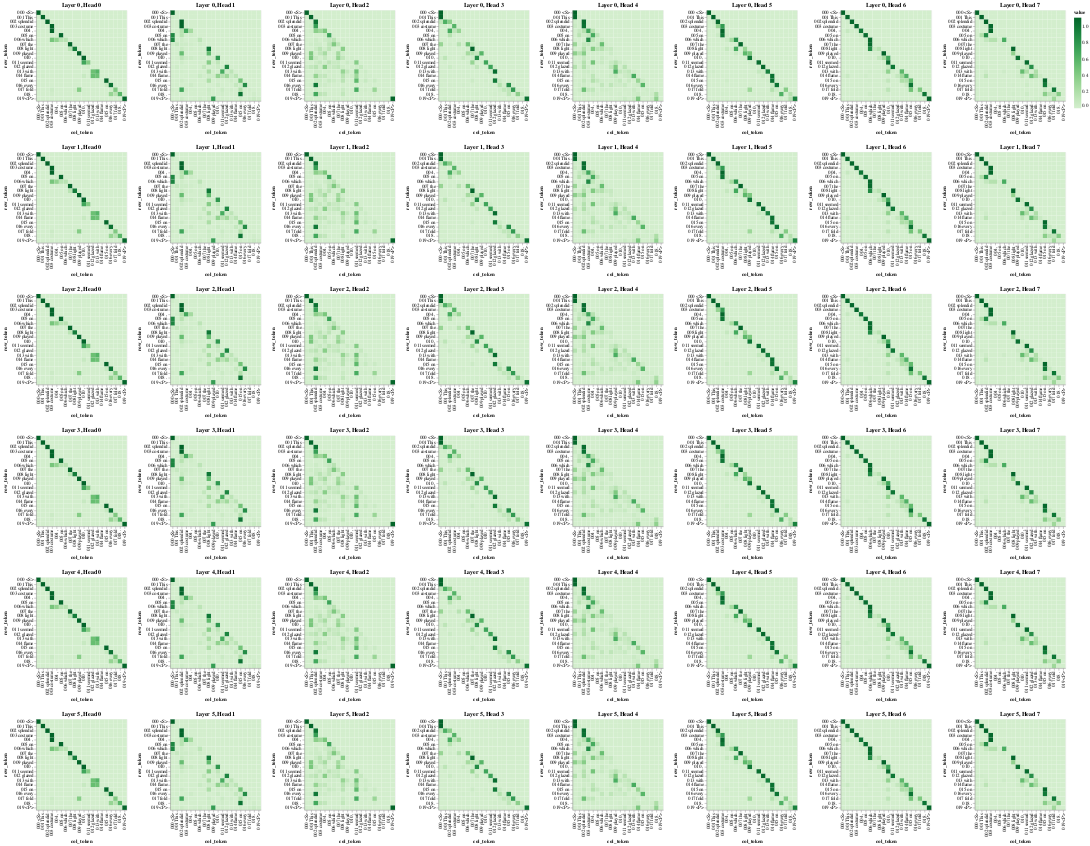

Write notebook code for a chart like this one.
### Code cell
# Self-Attention-Decoder
get_all_attention_maps("decoder", number_layer, number_heads, decoder_input_tokens, decoder_input_tokens, min(20, sentence_len))

### Figure 1 — Vega-Lite specification as saved in the notebook (floating-point values rounded to 4 significant figures; data arrays with more than 128 entries replaced by an {"elided": "..."} marker saying what was removed)
{"config": {"view": {"continuousWidth": 300, "continuousHeight": 300}}, "vconcat": [{"hconcat": [{"data": {"name": "data-bc176633948b38982fbc1cc033f36106"}, "mark": {"type": "rect"}, "encoding": {"color": {"field": "value", "scale": {"scheme": "greens"}, "type": "quantitative"}, "tooltip": [{"field": "row", "type": "quantitative"}, {"field": "column", "type": "quantitative"}, {"field": "value", "type": "quantitative"}, {"field": "row_token", "type": "nominal"}, {"field": "col_token", "type": "nominal"}], "x": {"field": "col_token", "type": "nominal"}, "y": {"field": "row_token", "type": "nominal"}}, "height": 200, "title": "Layer 0, Head 0", "width": 200}, {"data": {"name": "data-2cf313d9c26f68b121834370d420babb"}, "mark": {"type": "rect"}, "encoding": {"color": {"field": "value", "scale": {"scheme": "greens"}, "type": "quantitative"}, "tooltip": [{"field": "row", "type": "quantitative"}, {"field": "column", "type": "quantitative"}, {"field": "value", "type": "quantitative"}, {"field": "row_token", "type": "nominal"}, {"field": "col_token", "type": "nominal"}], "x": {"field": "col_token", "type": "nominal"}, "y": {"field": "row_token", "type": "nominal"}}, "height": 200, "title": "Layer 0, Head 1", "width": 200}, {"data": {"name": "data-5e30f229cb543344ccf3f33b7d2bc769"}, "mark": {"type": "rect"}, "encoding": {"color": {"field": "value", "scale": {"scheme": "greens"}, "type": "quantitative"}, "tooltip": [{"field": "row", "type": "quantitative"}, {"field": "column", "type": "quantitative"}, {"field": "value", "type": "quantitative"}, {"field": "row_token", "type": "nominal"}, {"field": "col_token", "type": "nominal"}], "x": {"field": "col_token", "type": "nominal"}, "y": {"field": "row_token", "type": "nominal"}}, "height": 200, "title": "Layer 0, Head 2", "width": 200}, {"data": {"name": "data-297577c32e9846549dc1bfd7dc7a63de"}, "mark": {"type": "rect"}, "encoding": {"color": {"field": "value", "scale": {"scheme": "greens"}, "type": "quantitative"}, "tooltip": [{"field": "row", "type": "quantitative"}, {"field": "column", "type": "quantitative"}, {"field": "value", "type": "quantitative"}, {"field": "row_token", "type": "nominal"}, {"field": "col_token", "type": "nominal"}], "x": {"field": "col_token", "type": "nominal"}, "y": {"field": "row_token", "type": "nominal"}}, "height": 200, "title": "Layer 0, Head 3", "width": 200}, {"data": {"name": "data-2452396f5d8721decbc341d93fd03d6b"}, "mark": {"type": "rect"}, "encoding": {"color": {"field": "value", "scale": {"scheme": "greens"}, "type": "quantitative"}, "tooltip": [{"field": "row", "type": "quantitative"}, {"field": "column", "type": "quantitative"}, {"field": "value", "type": "quantitative"}, {"field": "row_token", "type": "nominal"}, {"field": "col_token", "type": "nominal"}], "x": {"field": "col_token", "type": "nominal"}, "y": {"field": "row_token", "type": "nominal"}}, "height": 200, "title": "Layer 0, Head 4", "width": 200}, {"data": {"name": "data-a0c0ed35ab510d9443d81befc08bb9f5"}, "mark": {"type": "rect"}, "encoding": {"color": {"field": "value", "scale": {"scheme": "greens"}, "type": "quantitative"}, "tooltip": [{"field": "row", "type": "quantitative"}, {"field": "column", "type": "quantitative"}, {"field": "value", "type": "quantitative"}, {"field": "row_token", "type": "nominal"}, {"field": "col_token", "type": "nominal"}], "x": {"field": "col_token", "type": "nominal"}, "y": {"field": "row_token", "type": "nominal"}}, "height": 200, "title": "Layer 0, Head 5", "width": 200}, {"data": {"name": "data-a204755ff85c59d4d03e7709e92b9596"}, "mark": {"type": "rect"}, "encoding": {"color": {"field": "value", "scale": {"scheme": "greens"}, "type": "quantitative"}, "tooltip": [{"field": "row", "type": "quantitative"}, {"field": "column", "type": "quantitative"}, {"field": "value", "type": "quantitative"}, {"field": "row_token", "type": "nominal"}, {"field": "col_token", "type": "nominal"}], "x": {"field": "col_token", "type": "nominal"}, "y": {"field": "row_token", "type": "nominal"}}, "height": 200, "title": "Layer 0, Head 6", "width": 200}, {"data": {"name": "data-20678a2c40eac2309ad20a079f8fc87d"}, "mark": {"type": "rect"}, "encoding": {"color": {"field": "value", "scale": {"scheme": "greens"}, "type": "quantitative"}, "tooltip": [{"field": "row", "type": "quantitative"}, {"field": "column", "type": "quantitative"}, {"field": "value", "type": "quantitative"}, {"field": "row_token", "type": "nominal"}, {"field": "col_token", "type": "nominal"}], "x": {"field": "col_token", "type": "nominal"}, "y": {"field": "row_token", "type": "nominal"}}, "height": 200, "title": "Layer 0, Head 7", "width": 200}]}, {"hconcat": [{"data": {"name": "data-bc176633948b38982fbc1cc033f36106"}, "mark": {"type": "rect"}, "encoding": {"color": {"field": "value", "scale": {"scheme": "greens"}, "type": "quantitative"}, "tooltip": [{"field": "row", "type": "quantitative"}, {"field": "column", "type": "quantitative"}, {"field": "value", "type": "quantitative"}, {"field": "row_token", "type": "nominal"}, {"field": "col_token", "type": "nominal"}], "x": {"field": "col_token", "type": "nominal"}, "y": {"field": "row_token", "type": "nominal"}}, "height": 200, "title": "Layer 1, Head 0", "width": 200}, {"data": {"name": "data-2cf313d9c26f68b121834370d420babb"}, "mark": {"type": "rect"}, "encoding": {"color": {"field": "value", "scale": {"scheme": "greens"}, "type": "quantitative"}, "tooltip": [{"field": "row", "type": "quantitative"}, {"field": "column", "type": "quantitative"}, {"field": "value", "type": "quantitative"}, {"field": "row_token", "type": "nominal"}, {"field": "col_token", "type": "nominal"}], "x": {"field": "col_token", "type": "nominal"}, "y": {"field": "row_token", "type": "nominal"}}, "height": 200, "title": "Layer 1, Head 1", "width": 200}, {"data": {"name": "data-5e30f229cb543344ccf3f33b7d2bc769"}, "mark": {"type": "rect"}, "encoding": {"color": {"field": "value", "scale": {"scheme": "greens"}, "type": "quantitative"}, "tooltip": [{"field": "row", "type": "quantitative"}, {"field": "column", "type": "quantitative"}, {"field": "value", "type": "quantitative"}, {"field": "row_token", "type": "nominal"}, {"field": "col_token", "type": "nominal"}], "x": {"field": "col_token", "type": "nominal"}, "y": {"field": "row_token", "type": "nominal"}}, "height": 200, "title": "Layer 1, Head 2", "width": 200}, {"data": {"name": "data-297577c32e9846549dc1bfd7dc7a63de"}, "mark": {"type": "rect"}, "encoding": {"color": {"field": "value", "scale": {"scheme": "greens"}, "type": "quantitative"}, "tooltip": [{"field": "row", "type": "quantitative"}, {"field": "column", "type": "quantitative"}, {"field": "value", "type": "quantitative"}, {"field": "row_token", "type": "nominal"}, {"field": "col_token", "type": "nominal"}], "x": {"field": "col_token", "type": "nominal"}, "y": {"field": "row_token", "type": "nominal"}}, "height": 200, "title": "Layer 1, Head 3", "width": 200}, {"data": {"name": "data-2452396f5d8721decbc341d93fd03d6b"}, "mark": {"type": "rect"}, "encoding": {"color": {"field": "value", "scale": {"scheme": "greens"}, "type": "quantitative"}, "tooltip": [{"field": "row", "type": "quantitative"}, {"field": "column", "type": "quantitative"}, {"field": "value", "type": "quantitative"}, {"field": "row_token", "type": "nominal"}, {"field": "col_token", "type": "nominal"}], "x": {"field": "col_token", "type": "nominal"}, "y": {"field": "row_token", "type": "nominal"}}, "height": 200, "title": "Layer 1, Head 4", "width": 200}, {"data": {"name": "data-a0c0ed35ab510d9443d81befc08bb9f5"}, "mark": {"type": "rect"}, "encoding": {"color": {"field": "value", "scale": {"scheme": "greens"}, "type": "quantitative"}, "tooltip": [{"field": "row", "type": "quantitative"}, {"field": "column", "type": "quantitative"}, {"field": "value", "type": "quantitative"}, {"field": "row_token", "type": "nominal"}, {"field": "col_token", "type": "nominal"}], "x": {"field": "col_token", "type": "nominal"}, "y": {"field": "row_token", "type": "nominal"}}, "height": 200, "title": "Layer 1, Head 5", "width": 200}, {"data": {"name": "data-a204755ff85c59d4d03e7709e92b9596"}, "mark": {"type": "rect"}, "encoding": {"color": {"field": "value", "scale": {"scheme": "greens"}, "type": "quantitative"}, "tooltip": [{"field": "row", "type": "quantitative"}, {"field": "column", "type": "quantitative"}, {"field": "value", "type": "quantitative"}, {"field": "row_token", "type": "nominal"}, {"field": "col_token", "type": "nominal"}], "x": {"field": "col_token", "type": "nominal"}, "y": {"field": "row_token", "type": "nominal"}}, "height": 200, "title": "Layer 1, Head 6", "width": 200}, {"data": {"name": "data-20678a2c40eac2309ad20a079f8fc87d"}, "mark": {"type": "rect"}, "encoding": {"color": {"field": "value", "scale": {"scheme": "greens"}, "type": "quantitative"}, "tooltip": [{"field": "row", "type": "quantitative"}, {"field": "column", "type": "quantitative"}, {"field": "value", "type": "quantitative"}, {"field": "row_token", "type": "nominal"}, {"field": "col_token", "type": "nominal"}], "x": {"field": "col_token", "type": "nominal"}, "y": {"field": "row_token", "type": "nominal"}}, "height": 200, "title": "Layer 1, Head 7", "width": 200}]}, {"hconcat": [{"data": {"name": "data-bc176633948b38982fbc1cc033f36106"}, "mark": {"type": "rect"}, "encoding": {"color": {"field": "value", "scale": {"scheme": "greens"}, "type": "quantitative"}, "tooltip": [{"field": "row", "type": "quantitative"}, {"field": "column", "type": "quantitative"}, {"field": "value", "type": "quantitative"}, {"field": "row_token", "type": "nominal"}, {"field": "col_token", "type": "nominal"}], "x": {"field": "col_token", "type": "nominal"}, "y": {"field": "row_token", "type": "nominal"}}, "height": 200, "title": "Layer 2, Head 0", "width": 200}, {"data": {"name": "data-2cf313d9c26f68b121834370d420babb"}, "mark": {"type": "rect"}, "encoding": {"color": {"field": "value", "scale": {"scheme": "greens"}, "type": "quantitative"}, "tooltip": [{"field": "row", "type": "quantitative"}, {"field": "column", "type": "quantitative"}, {"field": "value", "type": "quantitative"}, {"field": "row_token", "type": "nominal"}, {"field": "col_token", "type": "nominal"}], "x": {"field": "col_token", "type": "nominal"}, "y": {"field": "row_token", "type": "nominal"}}, "height": 200, "title": "Layer 2, Head 1", "width": 200}, {"data": {"name": "data-5e30f229cb543344ccf3f33b7d2bc769"}, "mark": {"type": "rect"}, "encoding": {"color": {"field": "value", "scale": {"scheme": "greens"}, "type": "quantitative"}, "tooltip": [{"field": "row", "type": "quantitative"}, {"field": "column", "type": "quantitative"}, {"field": "value", "type": "quantitative"}, {"field": "row_token", "type": "nominal"}, {"field": "col_token", "type": "nominal"}], "x": {"field": "col_token", "type": "nominal"}, "y": {"field": "row_token", "type": "nominal"}}, "height": 200, "title": "Layer 2, Head 2", "width": 200}, {"data": {"name": "data-297577c32e9846549dc1bfd7dc7a63de"}, "mark": {"type": "rect"}, "encoding": {"color": {"field": "value", "scale": {"scheme": "greens"}, "type": "quantitative"}, "tooltip": [{"field": "row", "type": "quantitative"}, {"field": "column", "type": "quantitative"}, {"field": "value", "type": "quantitative"}, {"field": "row_token", "type": "nominal"}, {"field": "col_token", "type": "nominal"}], "x": {"field": "col_token", "type": "nominal"}, "y": {"field": "row_token", "type": "nominal"}}, "height": 200, "title": "Layer 2, Head 3", "width": 200}, {"data": {"name": "data-2452396f5d8721decbc341d93fd03d6b"}, "mark": {"type": "rect"}, "encoding": {"color": {"field": "value", "scale": {"scheme": "greens"}, "type": "quantitative"}, "tooltip": [{"field": "row", "type": "quantitative"}, {"field": "column", "type": "quantitative"}, {"field": "value", "type": "quantitative"}, {"field": "row_token", "type": "nominal"}, {"field": "col_token", "type": "nominal"}], "x": {"field": "col_token", "type": "nominal"}, "y": {"field": "row_token", "type": "nominal"}}, "height": 200, "title": "Layer 2, Head 4", "width": 200}, {"data": {"name": "data-a0c0ed35ab510d9443d81befc08bb9f5"}, "mark": {"type": "rect"}, "encoding": {"color": {"field": "value", "scale": {"scheme": "greens"}, "type": "quantitative"}, "tooltip": [{"field": "row", "type": "quantitative"}, {"field": "column", "type": "quantitative"}, {"field": "value", "type": "quantitative"}, {"field": "row_token", "type": "nominal"}, {"field": "col_token", "type": "nominal"}], "x": {"field": "col_token", "type": "nominal"}, "y": {"field": "row_token", "type": "nominal"}}, "height": 200, "title": "Layer 2, Head 5", "width": 200}, {"data": {"name": "data-a204755ff85c59d4d03e7709e92b9596"}, "mark": {"type": "rect"}, "encoding": {"color": {"field": "value", "scale": {"scheme": "greens"}, "type": "quantitative"}, "tooltip": [{"field": "row", "type": "quantitative"}, {"field": "column", "type": "quantitative"}, {"field": "value", "type": "quantitative"}, {"field": "row_token", "type": "nominal"}, {"field": "col_token", "type": "nominal"}], "x": {"field": "col_token", "type": "nominal"}, "y": {"field": "row_token", "type": "nominal"}}, "height": 200, "title": "Layer 2, Head 6", "width": 200}, {"data": {"name": "data-20678a2c40eac2309ad20a079f8fc87d"}, "mark": {"type": "rect"}, "encoding": {"color": {"field": "value", "scale": {"scheme": "greens"}, "type": "quantitative"}, "tooltip": [{"field": "row", "type": "quantitative"}, {"field": "column", "type": "quantitative"}, {"field": "value", "type": "quantitative"}, {"field": "row_token", "type": "nominal"}, {"field": "col_token", "type": "nominal"}], "x": {"field": "col_token", "type": "nominal"}, "y": {"field": "row_token", "type": "nominal"}}, "height": 200, "title": "Layer 2, Head 7", "width": 200}]}, {"hconcat": [{"data": {"name": "data-bc176633948b38982fbc1cc033f36106"}, "mark": {"type": "rect"}, "encoding": {"color": {"field": "value", "scale": {"scheme": "greens"}, "type": "quantitative"}, "tooltip": [{"field": "row", "type": "quantitative"}, {"field": "column", "type": "quantitative"}, {"field": "value", "type": "quantitative"}, {"field": "row_token", "type": "nominal"}, {"field": "col_token", "type": "nominal"}], "x": {"field": "col_token", "type": "nominal"}, "y": {"field": "row_token", "type": "nominal"}}, "height": 200, "title": "Layer 3, Head 0", "width": 200}, {"data": {"name": "data-2cf313d9c26f68b121834370d420babb"}, "mark": {"type": "rect"}, "encoding": {"color": {"field": "value", "scale": {"scheme": "greens"}, "type": "quantitative"}, "tooltip": [{"field": "row", "type": "quantitative"}, {"field": "column", "type": "quantitative"}, {"field": "value", "type": "quantitative"}, {"field": "row_token", "type": "nominal"}, {"field": "col_token", "type": "nominal"}], "x": {"field": "col_token", "type": "nominal"}, "y": {"field": "row_token", "type": "nominal"}}, "height": 200, "title": "Layer 3, Head 1", "width": 200}, {"data": {"name": "data-5e30f229cb543344ccf3f33b7d2bc769"}, "mark": {"type": "rect"}, "encoding": {"color": {"field": "value", "scale": {"scheme": "greens"}, "type": "quantitative"}, "tooltip": [{"field": "row", "type": "quantitative"}, {"field": "column", "type": "quantitative"}, {"field": "value", "type": "quantitative"}, {"field": "row_token", "type": "nominal"}, {"field": "col_token", "type": "nominal"}], "x": {"field": "col_token", "type": "nominal"}, "y": {"field": "row_token", "type": "nominal"}}, "height": 200, "title": "Layer 3, Head 2", "width": 200}, {"data": {"name": "data-297577c32e9846549dc1bfd7dc7a63de"}, "mark": {"type": "rect"}, "encoding": {"color": {"field": "value", "scale": {"scheme": "greens"}, "type": "quantitative"}, "tooltip": [{"field": "row", "type": "quantitative"}, {"field": "column", "type": "quantitative"}, {"field": "value", "type": "quantitative"}, {"field": "row_token", "type": "nominal"}, {"field": "col_token", "type": "nominal"}], "x": {"field": "col_token", "type": "nominal"}, "y": {"field": "row_token", "type": "nominal"}}, "height": 200, "title": "Layer 3, Head 3", "width": 200}, {"data": {"name": "data-2452396f5d8721decbc341d93fd03d6b"}, "mark": {"type": "rect"}, "encoding": {"color": {"field": "value", "scale": {"scheme": "greens"}, "type": "quantitative"}, "tooltip": [{"field": "row", "type": "quantitative"}, {"field": "column", "type": "quantitative"}, {"field": "value", "type": "quantitative"}, {"field": "row_token", "type": "nominal"}, {"field": "col_token", "type": "nominal"}], "x": {"field": "col_token", "type": "nominal"}, "y": {"field": "row_token", "type": "nominal"}}, "height": 200, "title": "Layer 3, Head 4", "width": 200}, {"data": {"name": "data-a0c0ed35ab510d9443d81befc08bb9f5"}, "mark": {"type": "rect"}, "encoding": {"color": {"field": "value", "scale": {"scheme": "greens"}, "type": "quantitative"}, "tooltip": [{"field": "row", "type": "quantitative"}, {"field": "column", "type": "quantitative"}, {"field": "value", "type": "quantitative"}, {"field": "row_token", "type": "nominal"}, {"field": "col_token", "type": "nominal"}], "x": {"field": "col_token", "type": "nominal"}, "y": {"field": "row_token", "type": "nominal"}}, "height": 200, "title": "Layer 3, Head 5", "width": 200}, {"data": {"name": "data-a204755ff85c59d4d03e7709e92b9596"}, "mark": {"type": "rect"}, "encoding": {"color": {"field": "value", "scale": {"scheme": "greens"}, "type": "quantitative"}, "tooltip": [{"field": "row", "type": "quantitative"}, {"field": "column", "type": "quantitative"}, {"field": "value", "type": "quantitative"}, {"field": "row_token", "type": "nominal"}, {"field": "col_token", "type": "nominal"}], "x": {"field": "col_token", "type": "nominal"}, "y": {"field": "row_token", "type": "nominal"}}, "height": 200, "title": "Layer 3, Head 6", "width": 200}, {"data": {"name": "data-20678a2c40eac2309ad20a079f8fc87d"}, "mark": {"type": "rect"}, "encoding": {"color": {"field": "value", "scale": {"scheme": "greens"}, "type": "quantitative"}, "tooltip": [{"field": "row", "type": "quantitative"}, {"field": "column", "type": "quantitative"}, {"field": "value", "type": "quantitative"}, {"field": "row_token", "type": "nominal"}, {"field": "col_token", "type": "nominal"}], "x": {"field": "col_token", "type": "nominal"}, "y": {"field": "row_token", "type": "nominal"}}, "height": 200, "title": "Layer 3, Head 7", "width": 200}]}, {"hconcat": [{"data": {"name": "data-bc176633948b38982fbc1cc033f36106"}, "mark": {"type": "rect"}, "encoding": {"color": {"field": "value", "scale": {"scheme": "greens"}, "type": "quantitative"}, "tooltip": [{"field": "row", "type": "quantitative"}, {"field": "column", "type": "quantitative"}, {"field": "value", "type": "quantitative"}, {"field": "row_token", "type": "nominal"}, {"field": "col_token", "type": "nominal"}], "x": {"field": "col_token", "type": "nominal"}, "y": {"field": "row_token", "type": "nominal"}}, "height": 200, "title": "Layer 4, Head 0", "width": 200}, {"data": {"name": "data-2cf313d9c26f68b121834370d420babb"}, "mark": {"type": "rect"}, "encoding": {"color": {"field": "value", "scale": {"scheme": "greens"}, "type": "quantitative"}, "tooltip": [{"field": "row", "type": "quantitative"}, {"field": "column", "type": "quantitative"}, {"field": "value", "type": "quantitative"}, {"field": "row_token", "type": "nominal"}, {"field": "col_token", "type": "nominal"}], "x": {"field": "col_token", "type": "nominal"}, "y": {"field": "row_token", "type": "nominal"}}, "height": 200, "title": "Layer 4, Head 1", "width": 200}, {"data": {"name": "data-5e30f229cb543344ccf3f33b7d2bc769"}, "mark": {"type": "rect"}, "encoding": {"color": {"field": "value", "scale": {"scheme": "greens"}, "type": "quantitative"}, "tooltip": [{"field": "row", "type": "quantitative"}, {"field": "column", "type": "quantitative"}, {"field": "value", "type": "quantitative"}, {"field": "row_token", "type": "nominal"}, {"field": "col_token", "type": "nominal"}], "x": {"field": "col_token", "type": "nominal"}, "y": {"field": "row_token", "type": "nominal"}}, "height": 200, "title": "Layer 4, Head 2", "width": 200}, {"data": {"name": "data-297577c32e9846549dc1bfd7dc7a63de"}, "mark": {"type": "rect"}, "encoding": {"color": {"field": "value", "scale": {"scheme": "greens"}, "type": "quantitative"}, "tooltip": [{"field": "row", "type": "quantitative"}, {"field": "column", "type": "quantitative"}, {"field": "value", "type": "quantitative"}, {"field": "row_token", "type": "nominal"}, {"field": "col_token", "type": "nominal"}], "x": {"field": "col_token", "type": "nominal"}, "y": {"field": "row_token", "type": "nominal"}}, "height": 200, "title": "Layer 4, Head 3", "width": 200}, {"data": {"name": "data-2452396f5d8721decbc341d93fd03d6b"}, "mark": {"type": "rect"}, "encoding": {"color": {"field": "value", "scale": {"scheme": "greens"}, "type": "quantitative"}, "tooltip": [{"field": "row", "type": "quantitative"}, {"field": "column", "type": "quantitative"}, {"field": "value", "type": "quantitative"}, {"field": "row_token", "type": "nominal"}, {"field": "col_token", "type": "nominal"}], "x": {"field": "col_token", "type": "nominal"}, "y": {"field": "row_token", "type": "nominal"}}, "height": 200, "title": "Layer 4, Head 4", "width": 200}, {"data": {"name": "data-a0c0ed35ab510d9443d81befc08bb9f5"}, "mark": {"type": "rect"}, "encoding": {"color": {"field": "value", "scale": {"scheme": "greens"}, "type": "quantitative"}, "tooltip": [{"field": "row", "type": "quantitative"}, {"field": "column", "type": "quantitative"}, {"field": "value", "type": "quantitative"}, {"field": "row_token", "type": "nominal"}, {"field": "col_token", "type": "nominal"}], "x": {"field": "col_token", "type": "nominal"}, "y": {"field": "row_token", "type": "nominal"}}, "height": 200, "title": "Layer 4, Head 5", "width": 200}, {"data": {"name": "data-a204755ff85c59d4d03e7709e92b9596"}, "mark": {"type": "rect"}, "encoding": {"color": {"field": "value", "scale": {"scheme": "greens"}, "type": "quantitative"}, "tooltip": [{"field": "row", "type": "quantitative"}, {"field": "column", "type": "quantitative"}, {"field": "value", "type": "quantitative"}, {"field": "row_token", "type": "nominal"}, {"field": "col_token", "type": "nominal"}], "x": {"field": "col_token", "type": "nominal"}, "y": {"field": "row_token", "type": "nominal"}}, "height": 200, "title": "Layer 4, Head 6", "width": 200}, {"data": {"name": "data-20678a2c40eac2309ad20a079f8fc87d"}, "mark": {"type": "rect"}, "encoding": {"color": {"field": "value", "scale": {"scheme": "greens"}, "type": "quantitative"}, "tooltip": [{"field": "row", "type": "quantitative"}, {"field": "column", "type": "quantitative"}, {"field": "value", "type": "quantitative"}, {"field": "row_token", "type": "nominal"}, {"field": "col_token", "type": "nominal"}], "x": {"field": "col_token", "type": "nominal"}, "y": {"field": "row_token", "type": "nominal"}}, "height": 200, "title": "Layer 4, Head 7", "width": 200}]}, {"hconcat": [{"data": {"name": "data-bc176633948b38982fbc1cc033f36106"}, "mark": {"type": "rect"}, "encoding": {"color": {"field": "value", "scale": {"scheme": "greens"}, "type": "quantitative"}, "tooltip": [{"field": "row", "type": "quantitative"}, {"field": "column", "type": "quantitative"}, {"field": "value", "type": "quantitative"}, {"field": "row_token", "type": "nominal"}, {"field": "col_token", "type": "nominal"}], "x": {"field": "col_token", "type": "nominal"}, "y": {"field": "row_token", "type": "nominal"}}, "height": 200, "title": "Layer 5, Head 0", "width": 200}, {"data": {"name": "data-2cf313d9c26f68b121834370d420babb"}, "mark": {"type": "rect"}, "encoding": {"color": {"field": "value", "scale": {"scheme": "greens"}, "type": "quantitative"}, "tooltip": [{"field": "row", "type": "quantitative"}, {"field": "column", "type": "quantitative"}, {"field": "value", "type": "quantitative"}, {"field": "row_token", "type": "nominal"}, {"field": "col_token", "type": "nominal"}], "x": {"field": "col_token", "type": "nominal"}, "y": {"field": "row_token", "type": "nominal"}}, "height": 200, "title": "Layer 5, Head 1", "width": 200}, {"data": {"name": "data-5e30f229cb543344ccf3f33b7d2bc769"}, "mark": {"type": "rect"}, "encoding": {"color": {"field": "value", "scale": {"scheme": "greens"}, "type": "quantitative"}, "tooltip": [{"field": "row", "type": "quantitative"}, {"field": "column", "type": "quantitative"}, {"field": "value", "type": "quantitative"}, {"field": "row_token", "type": "nominal"}, {"field": "col_token", "type": "nominal"}], "x": {"field": "col_token", "type": "nominal"}, "y": {"field": "row_token", "type": "nominal"}}, "height": 200, "title": "Layer 5, Head 2", "width": 200}, {"data": {"name": "data-297577c32e9846549dc1bfd7dc7a63de"}, "mark": {"type": "rect"}, "encoding": {"color": {"field": "value", "scale": {"scheme": "greens"}, "type": "quantitative"}, "tooltip": [{"field": "row", "type": "quantitative"}, {"field": "column", "type": "quantitative"}, {"field": "value", "type": "quantitative"}, {"field": "row_token", "type": "nominal"}, {"field": "col_token", "type": "nominal"}], "x": {"field": "col_token", "type": "nominal"}, "y": {"field": "row_token", "type": "nominal"}}, "height": 200, "title": "Layer 5, Head 3", "width": 200}, {"data": {"name": "data-2452396f5d8721decbc341d93fd03d6b"}, "mark": {"type": "rect"}, "encoding": {"color": {"field": "value", "scale": {"scheme": "greens"}, "type": "quantitative"}, "tooltip": [{"field": "row", "type": "quantitative"}, {"field": "column", "type": "quantitative"}, {"field": "value", "type": "quantitative"}, {"field": "row_token", "type": "nominal"}, {"field": "col_token", "type": "nominal"}], "x": {"field": "col_token", "type": "nominal"}, "y": {"field": "row_token", "type": "nominal"}}, "height": 200, "title": "Layer 5, Head 4", "width": 200}, {"data": {"name": "data-a0c0ed35ab510d9443d81befc08bb9f5"}, "mark": {"type": "rect"}, "encoding": {"color": {"field": "value", "scale": {"scheme": "greens"}, "type": "quantitative"}, "tooltip": [{"field": "row", "type": "quantitative"}, {"field": "column", "type": "quantitative"}, {"field": "value", "type": "quantitative"}, {"field": "row_token", "type": "nominal"}, {"field": "col_token", "type": "nominal"}], "x": {"field": "col_token", "type": "nominal"}, "y": {"field": "row_token", "type": "nominal"}}, "height": 200, "title": "Layer 5, Head 5", "width": 200}, {"data": {"name": "data-a204755ff85c59d4d03e7709e92b9596"}, "mark": {"type": "rect"}, "encoding": {"color": {"field": "value", "scale": {"scheme": "greens"}, "type": "quantitative"}, "tooltip": [{"field": "row", "type": "quantitative"}, {"field": "column", "type": "quantitative"}, {"field": "value", "type": "quantitative"}, {"field": "row_token", "type": "nominal"}, {"field": "col_token", "type": "nominal"}], "x": {"field": "col_token", "type": "nominal"}, "y": {"field": "row_token", "type": "nominal"}}, "height": 200, "title": "Layer 5, Head 6", "width": 200}, {"data": {"name": "data-20678a2c40eac2309ad20a079f8fc87d"}, "mark": {"type": "rect"}, "encoding": {"color": {"field": "value", "scale": {"scheme": "greens"}, "type": "quantitative"}, "tooltip": [{"field": "row", "type": "quantitative"}, {"field": "column", "type": "quantitative"}, {"field": "value", "type": "quantitative"}, {"field": "row_token", "type": "nominal"}, {"field": "col_token", "type": "nominal"}], "x": {"field": "col_token", "type": "nominal"}, "y": {"field": "row_token", "type": "nominal"}}, "height": 200, "title": "Layer 5, Head 7", "width": 200}]}], "$schema": "https://vega.github.io/schema/vega-lite/v5.20.1.json", "datasets": {"data-bc176633948b38982fbc1cc033f36106": {"elided": "400 records"}, "data-2cf313d9c26f68b121834370d420babb": {"elided": "400 records"}, "data-5e30f229cb543344ccf3f33b7d2bc769": {"elided": "400 records"}, "data-297577c32e9846549dc1bfd7dc7a63de": {"elided": "400 records"}, "data-2452396f5d8721decbc341d93fd03d6b": {"elided": "400 records"}, "data-a0c0ed35ab510d9443d81befc08bb9f5": {"elided": "400 records"}, "data-a204755ff85c59d4d03e7709e92b9596": {"elided": "400 records"}, "data-20678a2c40eac2309ad20a079f8fc87d": {"elided": "400 records"}}}
